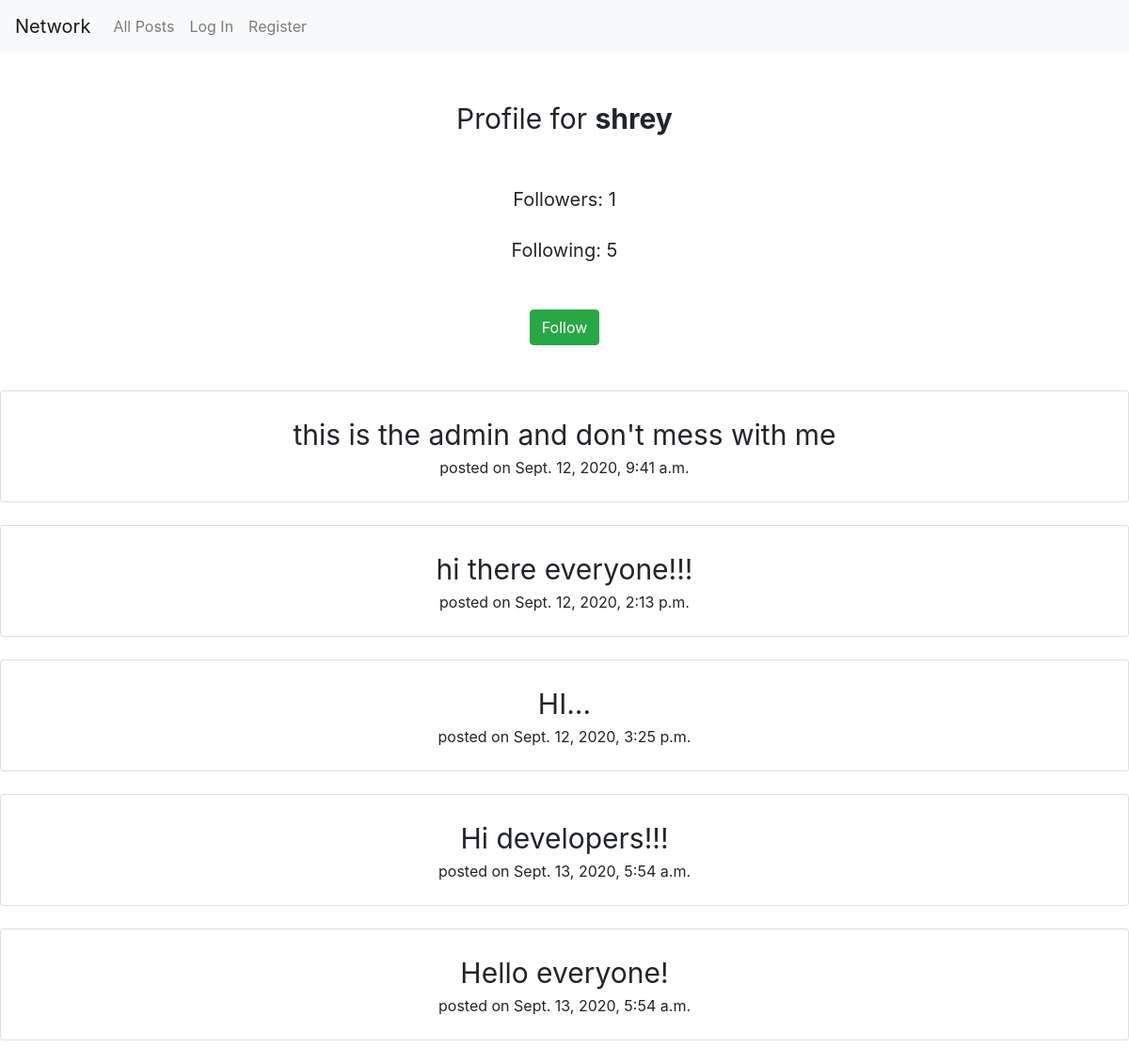
/user/shrey, run on the app's committed database.
### network/models.py (models this page shows, shortened)
class User(AbstractUser):
    pass

class Tweet(models.Model):
    user = models.ForeignKey(User, on_delete=models.CASCADE, related_name="tweets")
    likes = models.ManyToManyField(User, related_name="tweet_user", blank=True)
    content = models.TextField(blank=True, null=True)
    timestamp = models.DateTimeField(auto_now_add=True)

### network/views.py (the view, shortened to what this page needs)
# urls.py: path("user/<username>", views.userProfile, name="profile"),
def userProfile(request, username):
    currentUser = User.objects.filter(username=request.user.username).first()
    viewedUser = User.objects.filter(username=username).first()
    viewedUserFollowers = viewedUser.profile.followers.all()
    viewedUserFollowersCount = viewedUser.profile.followers.count()
    viewedUserFollowingCount = viewedUser.following.count()
    viewedUserTweets = viewedUser.tweets.all()
    if currentUser in viewedUserFollowers:
        isFollowing = True
    else:
        isFollowing = False
    if request.method == 'POST' and currentUser == viewedUser:
        data = {
            "response": "Permission Denied"
        }
        return JsonResponse(data, status=403)
    context = {
        "usertweets": viewedUserTweets,
        "username": username,
        "followerCount": viewedUserFollowersCount,
        "followingCount": viewedUserFollowingCount,
        "isFollowing": isFollowing
    }
    return render(request, "network/profile.html", context)

### network/templates/network/profile.html (shortened to what this page needs)
{% extends "network/layout.html" %}
{% block body %}
<br><br>
    <div class="wrapper">
        <span class="heading">Profile for <strong class="username">{{ username }}</strong></span>
    </div>
    <br><br>
    <div class="wrapper">
        <span class="count">Followers: <span class="followerCount">{{ followerCount }}</span></span>
    </div>
    <br>
    <div class="wrapper">
        <span class="count">Following: {{ followingCount }}</span>
    </div>
    <br><br>
    {% if isFollowing == False %}
        {% if user.username != username %}
            <form action="{% url 'profile' username %}" method="POST">
                <div class="wrapper">
                    <button class="but post-button btn btn-success">Follow</button>
                </div>
            </form>
        {% endif %}
    {% endif %}
    <br><br>
    {% for tweet in usertweets %}
    <div class="card text-center">
        <br>
        <div class="card-text tweet-main-content">{{ tweet.content }}</div> posted on {{ tweet.timestamp }}
        <br><br>
    </div>
        <br>
    {% endfor %}
{% endblock %}

### network/static/network/styles.css (style rules this page uses)
.wrapper { text-align: center; }
.tweet-main-content { font-size: 30px; }
.heading, .count { font-size: 30px; text-align: center; margin-left: auto; margin-right: auto; }
.count { font-size: 20px; }

### data on the page
User: username "shrey"
Tweet: content "this is the admin and don't mess with me", timestamp "Sept. 12, 2020, 9:41 a.m."
Tweet: content "hi there everyone!!!", timestamp "Sept. 12, 2020, 2:13 p.m."
Tweet: content "HI...", timestamp "Sept. 12, 2020, 3:25 p.m."
Tweet: content "Hi developers!!!", timestamp "Sept. 13, 2020, 5:54 a.m."
Tweet: content "Hello everyone!", timestamp "Sept. 13, 2020, 5:54 a.m."

### other printed values
{{ followerCount }} "1"
{{ followingCount }} "5"
